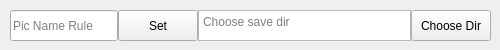
    <widget class="QWidget" name="tab_image">
     <attribute name="title">
      <string>Image</string>
     </attribute>
     <widget class="QWidget" name="layoutWidget_3">
      <property name="geometry">
       <rect>
        <x>10</x>
        <y>10</y>
        <width>481</width>
        <height>31</height>
       </rect>
      </property>
      <layout class="QHBoxLayout" name="horizontalLayout_8">
       <property name="spacing">
        <number>0</number>
       </property>
       <item>
        <widget class="QLineEdit" name="li_saveNameRule">
         <property name="sizePolicy">
          <sizepolicy hsizetype="Fixed" vsizetype="Preferred">
           <horstretch>0</horstretch>
           <verstretch>0</verstretch>
          </sizepolicy>
         </property>
         <property name="placeholderText">
          <string>Pic Name Rule</string>
         </property>
        </widget>
       </item>
       <item>
        <widget class="QPushButton" name="bt_setSaveNameRule">
         <property name="enabled">
          <bool>true</bool>
         </property>
         <property name="sizePolicy">
          <sizepolicy hsizetype="Fixed" vsizetype="Expanding">
           <horstretch>0</horstretch>
           <verstretch>0</verstretch>
          </sizepolicy>
         </property>
         <property name="text">
          <string>Set</string>
         </property>
        </widget>
       </item>
       <item>
        <widget class="QTextBrowser" name="tb_chooseSaveDir">
         <property name="enabled">
          <bool>true</bool>
         </property>
         <property name="sizePolicy">
          <sizepolicy hsizetype="Expanding" vsizetype="Fixed">
           <horstretch>0</horstretch>
           <verstretch>0</verstretch>
          </sizepolicy>
         </property>
         <property name="html">
          <string>&lt;!DOCTYPE HTML PUBLIC &quot;-//W3C//DTD HTML 4.0//EN&quot; &quot;http://www.w3.org/TR/REC-html40/strict.dtd&quot;&gt;
&lt;html&gt;&lt;head&gt;&lt;meta name=&quot;qrichtext&quot; content=&quot;1&quot; /&gt;&lt;style type=&quot;text/css&quot;&gt;
p, li { white-space: pre-wrap; }
&lt;/style&gt;&lt;/head&gt;&lt;body style=&quot; font-family:'Ubuntu'; font-size:11pt; font-weight:400; font-style:normal;&quot;&gt;
&lt;p style=&quot;-qt-paragraph-type:empty; margin-top:0px; margin-bottom:0px; margin-left:0px; margin-right:0px; -qt-block-indent:0; text-indent:0px;&quot;&gt;&lt;br /&gt;&lt;/p&gt;&lt;/body&gt;&lt;/html&gt;</string>
         </property>
         <property name="placeholderText">
          <string>Choose save dir</string>
         </property>
        </widget>
       </item>
       <item>
        <widget class="QPushButton" name="bt_chooseSaveDir">
         <property name="enabled">
          <bool>true</bool>
         </property>
         <property name="sizePolicy">
          <sizepolicy hsizetype="Fixed" vsizetype="Expanding">
           <horstretch>0</horstretch>
           <verstretch>0</verstretch>
          </sizepolicy>
         </property>
         <property name="text">
          <string>Choose Dir</string>
         </property>
        </widget>
       </item>
      </layout>
     </widget>
    </widget>
